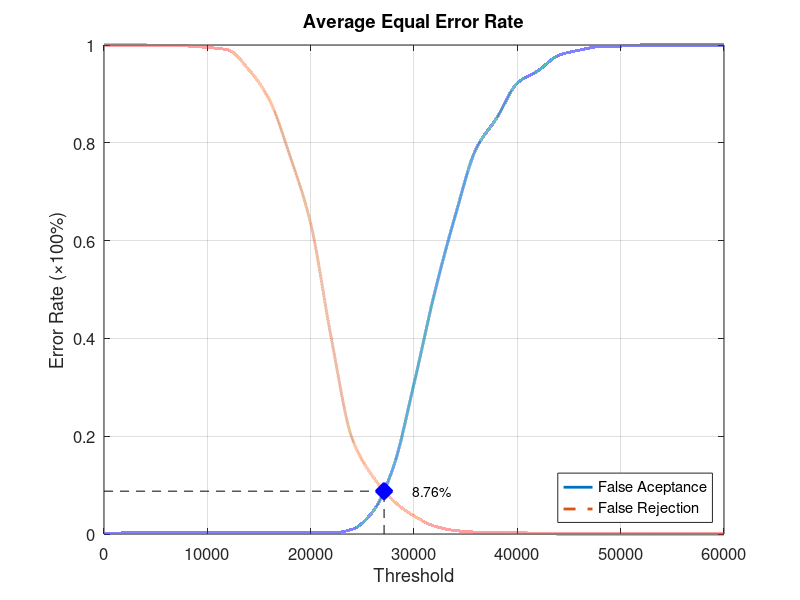
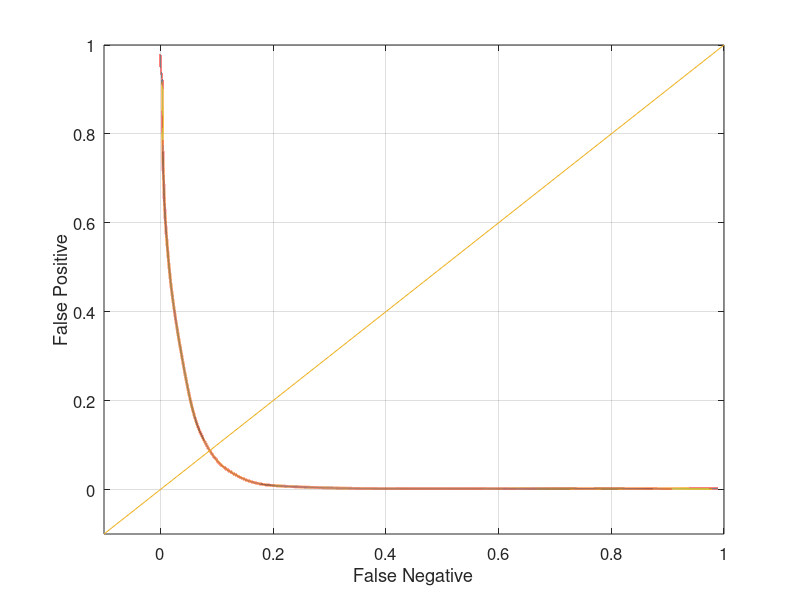

These figures' MATLAB source, in order:
function yEER = Database3Average
close all;
clear;
clc;
x = 0:2000:60000;
xq = 0:0.5:60000;

y0 = [0 0.00210526 0.00210526 0.00210526 0.00210526 0.00210526 0.00210526 0.00210526 0.00210526 0.00210526 0.00210526 0.00210526 0.00947368 0.0452632 0.136842 0.307368 0.493684 0.651579 0.787368 0.850526 0.922105 0.947368 0.978947 0.989474 0.996842 0.997895 1 1 1 1 1];
yy0 = interp1(x, y0, xq, 'pchip');
y1 = [1 1 1 0.998 0.998 0.995 0.99 0.95 0.888 0.773 0.635 0.4 0.196 0.118 0.068 0.037 0.016 0.007 0.004 0.004 0.003 0.001 0 0 0 0 0 0 0 0 0];
yy1 = interp1(x, y1, xq, 'pchip');

% Calculating EER: 
y2 = abs(y0 - y1);
find(y2 == min(y2))
yy2 = abs(yy0 - yy1);
xEER = find(yy2 == min(yy2));
xEERIndex = xq(xEER) % X-axis EER
yEER = yy0(xEER) % Y-axis EER

main = figure
plot(xq, yy0,'-','LineWidth', 2);	hold on
plot(xq, yy1,'--','LineWidth', 2);	hold on
plot([xEERIndex xEERIndex], [0 yEER], 'k--');	hold on
plot([0 xEERIndex], [yEER yEER], 'k--');	hold on
plot(xEERIndex, yEER, 'bx', 'LineWidth', 10);	hold on
text(xEERIndex + 10 * xEERIndex / 100, yEER, [num2str(round((10000 * yEER)) / 100) '%'])
legend('False Aceptance', 'False Rejection', 'Location', 'SouthEast')
xlabel('Threshold')
ylabel('Error Rate (\times100%)')
title('Average Equal Error Rate')
set(gca, 'FontSize', 12)
axis([0 60000 0 1])
grid on

print(main, 'Database3AverageMain', '-dpng');
FNRxFPR = figure('Color', [1 1 1]);
plot(yy1, yy0, '-', yy1, yy0, 'LineWidth', 2);
hold on
y = -0.1:0.1:1
plot(y, y); 
set(gca, 'FontSize', 12)
xlabel('False Negative')
ylabel('False Positive')
axis([-0.1 1 -0.1 1])
set(gca, 'FontSize', 12)
grid on

print(FNRxFPR, 'Database3AverageFNRxFPR','-dpng');
end
